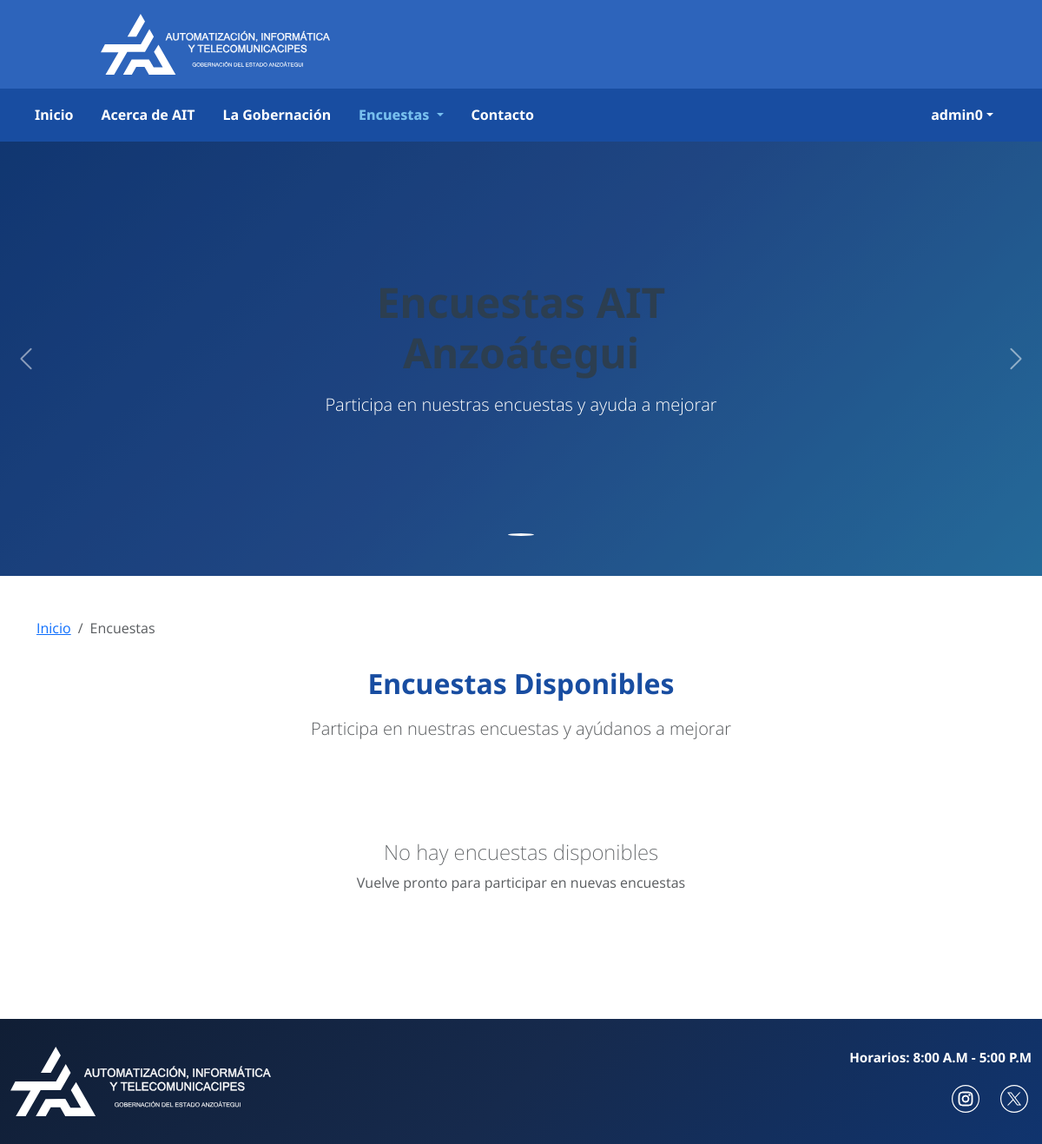
Before: /polls/ (signed in) with the older database file.
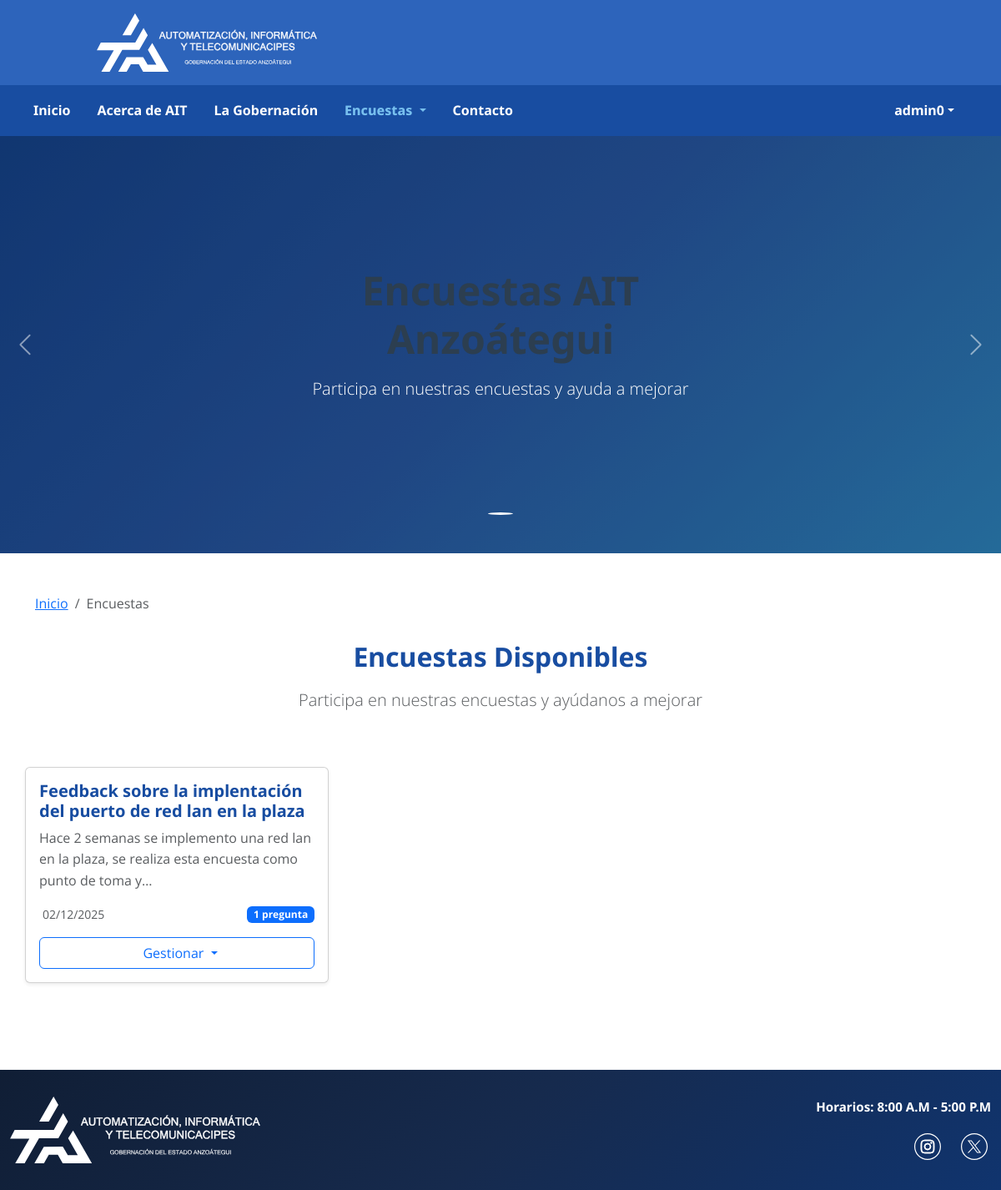
After: the same page with the newer database file.
### model_poll/models.py (models this page shows, shortened)
class Poll(models.Model):
    class Status(models.TextChoices):
        BORRADOR = 'BORRADOR', 'Borrador'
        ACTIVA = 'ACTIVA', 'Activa'
        CERRADA = 'CERRADA', 'Cerrada'
    created_by = models.ForeignKey(settings.AUTH_USER_MODEL, on_delete=models.SET_NULL, null=True, related_name="encuestas_creadas")
    title = models.CharField(max_length=200)
    description = models.TextField(blank=True, null=True, default='')
    image = models.ImageField(upload_to='polls/', blank=True, null=True)
    status = models.CharField(max_length=20, choices=Status.choices, default=Status.BORRADOR)
    star_date = models.DateTimeField(null=True, blank=True, help_text="Fecha y hora de inicio de la encuesta")
    end_date = models.DateTimeField(null=True, blank=True, help_text="Fecha y hora de finalización de la encuesta")
    def check_and_update_status(self):
        from django.utils import timezone
        now = timezone.now()
        if self.end_date and now > self.end_date and self.status == 'ACTIVA':
            self.status = 'CERRADA'
            self.save(update_fields=['status'])
            return True
        return False

### posts/views.py (the view)
# urls.py: path('', views.poll_list, name='poll_list'),
@login_required
def poll_list(request):
    active_polls = Poll.objects.filter(status='ACTIVA')
    for poll in active_polls:
        poll.check_and_update_status()
    polls = Poll.objects.filter(status='ACTIVA').order_by('-star_date')
    carousel_slides = SiteContent.objects.filter(content_type='CAROUSEL_SLIDE', is_active=True).order_by('order')
    context = {
        'polls': polls,
        'carousel_slides': carousel_slides,
    }
    return render(request, 'posts/poll_list.html', context)

### templates/posts/poll_list.html (shortened to what the changed rows need)
{% extends "pages/layouts/_base.html" %}
{% load static %}
{% block content %}
<div id="pollCarousel" class="carousel slide mb-5" data-bs-ride="carousel">
    {% if carousel_slides %}
    <div class="carousel-indicators">
        {% for slide in carousel_slides %}
        <button type="button" data-bs-target="#pollCarousel" data-bs-slide-to="{{ forloop.counter0 }}" {% if forloop.first %}class="active" aria-current="true"{% endif %} aria-label="Slide {{ forloop.counter }}"></button>
        {% endfor %}
    </div>
    <div class="carousel-inner">
        {% for slide in carousel_slides %}
        <div class="carousel-item {% if forloop.first %}active{% endif %}">
            {% if slide.image %}
            <img src="{{ slide.image.url }}" class="d-block w-100" alt="{{ slide.title }}" style="height: 500px; object-fit: cover;">
            {% else %}
            <div class="carousel-slide d-flex align-items-center justify-content-center">
            {% endif %}
                <div class="carousel-caption d-none d-md-block">
                    <h2 class="display-5 fw-bold mb-3">{{ slide.title }}</h2>
                    {% if slide.description %}
                    <p class="lead mb-4">{{ slide.description }}</p>
                    {% endif %}
                    {% if slide.link_url %}
                    <a href="{{ slide.link_url }}" class="btn btn-primary btn-lg">Ver más</a>
                    {% endif %}
                </div>
            {% if not slide.image %}
            </div>
            {% endif %}
        </div>
        {% endfor %}
    </div>
    {% else %}
    <div class="carousel-inner">
        <div class="carousel-item active">
            <div class="carousel-slide d-flex align-items-center justify-content-center">
                <div class="carousel-content text-center text-white">
                    <h2 class="display-5 fw-bold mb-3">Encuestas AIT Anzoátegui</h2>
                </div>
            </div>
        </div>
    </div>
    {% endif %}
</div>
    <div class="container" style="padding: 1rem 0 5rem 0;">
        <div class="row mb-5">
            <div class="col-12">
                <div class="text-center">
                    <h1 class="display-4 fw-bold mb-3" style="color: #184da1;">Encuestas Disponibles</h1>
                </div>
            </div>
        </div>
        <div class="row">
            {% for poll in polls %}
            <div class="col-md-6 col-lg-4 mb-4">
                <div class="card h-100 shadow-sm">
                    <div class="card-body d-flex flex-column">
                        <h5 class="card-title fw-bold" style="color: #184da1;">{{ poll.title }}</h5>
                        <p class="card-text text-muted flex-grow-1">{{ poll.description|truncatechars:100 }}</p>
                        <div class="mt-auto">
                            <div class="d-flex justify-content-between align-items-center mb-3">
                                <small class="text-muted">
                                    {{ poll.star_date|date:"d/m/Y" }}
                                </small>
                                <span class="badge bg-primary">{{ poll.preguntas.count }} pregunta{{ poll.preguntas.count|pluralize:"s" }}</span>
                            </div>
                            {% if user.rol.name != 'Administrador' %}
                                <a href="{% url 'posts:answer_poll' poll.id %}" class="btn btn-primary w-100">
                                    <i class="fas fa-play me-2"></i>Responder Encuesta
                                </a>
                            {% else %}
                            <div class="dropdown w-100">
                                <button class="btn btn-outline-primary dropdown-toggle w-100" type="button" data-bs-toggle="dropdown">
                                    Gestionar
                                </button>
                            </div>
                            {% endif %}
                        </div>
                    </div>
                </div>
            </div>
            {% empty %}
            <div class="col-12">
                <div class="text-center py-5">
                    <h4 class="text-muted">No hay encuestas disponibles</h4>
                    <p class="text-muted">Vuelve pronto para participar en nuevas encuestas</p>
                </div>
            </div>
            {% endfor %}
        </div>
    </div>
{% endblock %}

Changed rows visible on the page:
added Poll: title "Feedback sobre la implentación del puerto de red lan en la plaza", description "Hace 2 semanas se implemento una red lan en la plaza, se realiza esta encuesta como punto de toma y…", star_date "02/12/2025", preguntas.count "1"
Other visible differences:
text no longer shown: "No hay encuestas disponibles Vuelve pronto para participar en nuevas encuestas"
